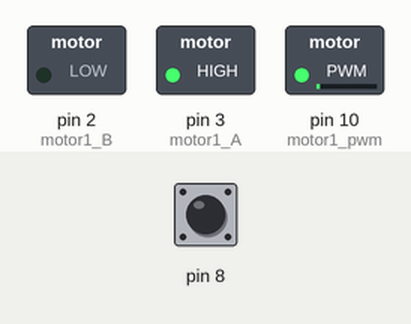
A sketch run on a simulated Arduino Uno, built with avr-gcc and run on an emulated ATmega328P. Shown: switched loads named in the sketch (green lamp = pin HIGH). The test bench sets the inputs (shaded band); at power-on: pin 8 HIGH. What the sketch prints to the serial monitor is not drawn.

Above: at 0.1 s.
At 0.7 s:
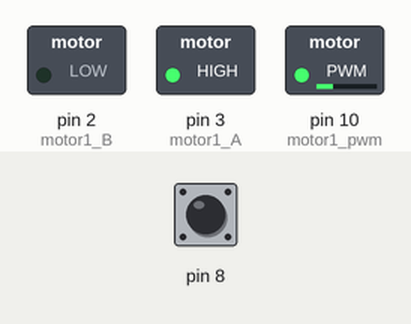
At 1.3 s:
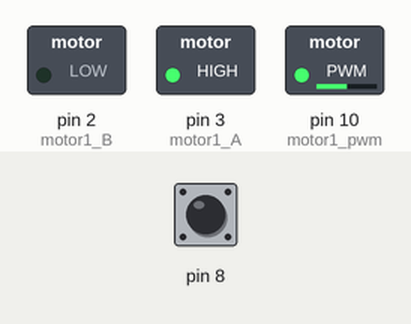
At 2.6 s:
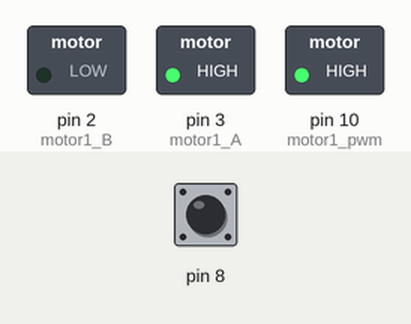
Timing chart, 0 to 4.1 s (numbered marks = the images above):
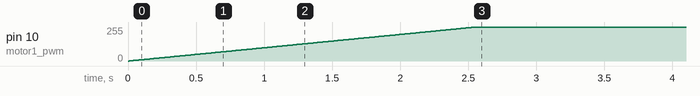

The sketch:

start_glazmotor_with_optopara.ino
```cpp
#define motor1_A 3
#define motor1_B 2
#define motor1_pwm 10

#define INIT 0
#define SEK 1
int state = 0;

void setup()
{
  pinMode(3, OUTPUT);
  pinMode(2, OUTPUT);

  pinMode(8, INPUT);
  Serial.begin(9600);
  digitalWrite(motor1_A, 1);
  digitalWrite(motor1_B, 0);
  for (int i = 0; i < 256; i++)
  {
    analogWrite(motor1_pwm, i);
    delay(10);
  }
}

int k = 0;

void loop()
{
  if (digitalRead(8) == 0)
  {
    k++;
    Serial.println(k);
  }
  else
  {
    Serial.println(k);
  }
}
```
